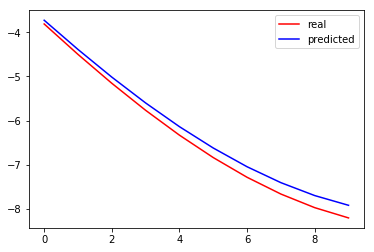

Write Python code to recreate this figure.
# -*- coding: utf-8 -*-
"""
Created on Tue Jun  4 09:59:04 2019

@author: Aman chills
"""

import numpy as np
import matplotlib.pyplot as plt
import pandas as pd
dataset = pd.read_csv('rossler.csv')

training_set = dataset.iloc[:1100, 0:1].values



# Feature Scaling
from sklearn.preprocessing import MinMaxScaler
sc = MinMaxScaler(feature_range = (0, 1))
training_set_scaled = sc.fit_transform(training_set)

# Creating a data structure with 20 timesteps and 1 output
X_train = []
y_train = []
for i in range(20, 1100):
    X_train.append(training_set_scaled[i-20:i, 0])
    y_train.append(training_set_scaled[i, 0])
X_train, y_train = np.array(X_train), np.array(y_train)

# Reshaping
X_train = np.reshape(X_train, (X_train.shape[0], X_train.shape[1], 1))



# Part 2 - Building the RNN

# Importing the Keras libraries and packages
from keras.models import Sequential
from keras.layers import Dense
from keras.layers import LSTM
from keras.layers import Dropout

# Initialising the RNN
regressor = Sequential()

# Adding the first LSTM layer and some Dropout regularisation
regressor.add(LSTM(units = 50, return_sequences = True, input_shape = (X_train.shape[1], 1)))
regressor.add(Dropout(0.2))

# Adding a second LSTM layer and some Dropout regularisation
regressor.add(LSTM(units = 50, return_sequences = True))
regressor.add(Dropout(0.2))

# Adding a third LSTM layer and some Dropout regularisation
regressor.add(LSTM(units = 50, return_sequences = True))
regressor.add(Dropout(0.2))

# Adding a fourth LSTM layer and some Dropout regularisation
regressor.add(LSTM(units = 50))
regressor.add(Dropout(0.2))

# Adding the output layer
regressor.add(Dense(units = 1))

# Compiling the RNN
regressor.compile(optimizer = 'adam', loss = 'mean_absolute_error')

# Fitting the RNN to the Training set
history=regressor.fit(X_train, y_train, epochs = 60, batch_size = 8 ,validation_split=0.03)



# Part 3 - Making the predictions and visualising the results



dataset_test=dataset.iloc[1100:1110, 0:1].values
y_test=dataset.iloc[1100:1110, 0:1].values
dataset_test=pd.DataFrame(dataset_test)
dataset_train=pd.DataFrame(training_set)


dataset_total = pd.concat((dataset_train, dataset_test), axis = 0)
inputs = dataset_total[len(dataset_total) - len(dataset_test) - 20:].values


inputs = inputs.reshape(-1,1)
inputs = sc.transform(inputs)
X_test = []
for i in range(20,30):
    X_test.append(inputs[i-20:i, 0])
X_test = np.array(X_test)
X_test = np.reshape(X_test, (X_test.shape[0], X_test.shape[1], 1))
predicted = regressor.predict(X_test)
predicted = sc.inverse_transform(predicted)

# Visualising the results
plt.plot(y_test, color = 'red', label="real" )
plt.plot(predicted, color = 'blue', label="predicted")
plt.legend()
plt.show()

plt.plot(history.history['loss'])
plt.plot(history.history['val_loss'])
plt.title('model loss')
plt.ylabel('loss')
plt.xlabel('epoch')
plt.legend(['train', 'validation'], loc='upper left')
plt.show()
